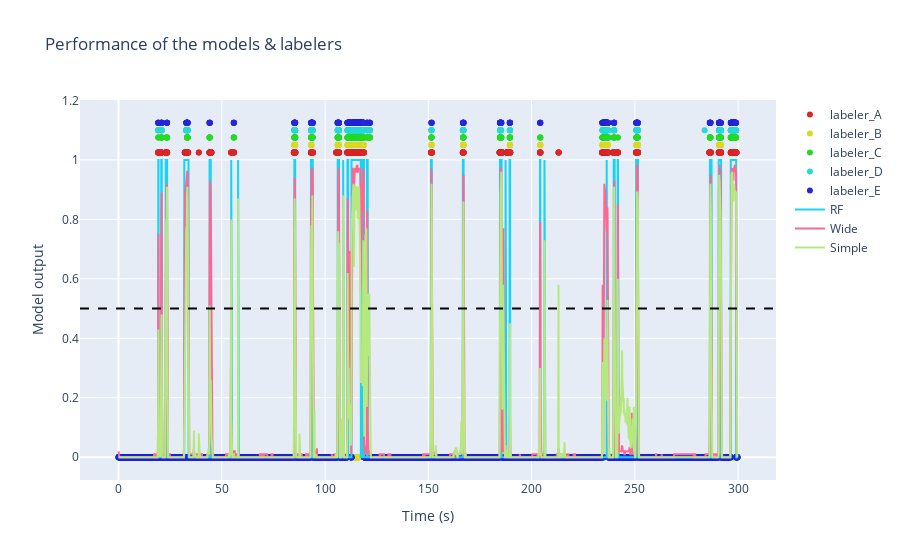

Notebook code cell kept with this figure:
### Markdown cell above
Also, we can see both the models and the labelers performance on an example video

### Code cell
example_path = os.path.join(base, r'docs\examples\colabeled_video')

labelers_example = {
    "labeler_A": "Example_Marian.csv",
    "labeler_B": "Example_Agus.csv",
    "labeler_C": "Example_Santi.csv",
    "labeler_D": "Example_Guille.csv",
    "labeler_E": "Example_Myself.csv"
}

models = {
    "RF": (RF_model, {}),
    "Wide": (model_wide, {"reshaping": True}),
    "Simple": (model_simple, {}),
}

rst.plot_performance_on_video(example_path, models, labelers_example, plot_obj="obj_2")

### Figure 1 — Plotly figure (JSON) as saved in the notebook; plotly's stock layout.template omitted (floating-point values rounded to 4 significant figures; data arrays with more than 128 entries replaced by an {"elided": "..."} marker saying what was removed)
{"data": [{"marker": {"color": "hsl(0, 70%, 50%)"}, "mode": "markers", "name": "labeler_A", "type": "scatter", "x": {"elided": "7493 float values"}, "y": {"elided": "7493 float values"}}, {"marker": {"color": "hsl(60, 70%, 50%)"}, "mode": "markers", "name": "labeler_B", "type": "scatter", "x": {"elided": "7493 float values"}, "y": {"elided": "7493 float values"}}, {"marker": {"color": "hsl(120, 70%, 50%)"}, "mode": "markers", "name": "labeler_C", "type": "scatter", "x": {"elided": "7493 float values"}, "y": {"elided": "7493 float values"}}, {"marker": {"color": "hsl(180, 70%, 50%)"}, "mode": "markers", "name": "labeler_D", "type": "scatter", "x": {"elided": "7493 float values"}, "y": {"elided": "7493 float values"}}, {"marker": {"color": "hsl(240, 70%, 50%)"}, "mode": "markers", "name": "labeler_E", "type": "scatter", "x": {"elided": "7493 float values"}, "y": {"elided": "7493 float values"}}, {"line": {"width": 2}, "mode": "lines", "name": "RF", "type": "scatter", "x": {"elided": "7493 float values"}, "y": {"elided": "7493 int values"}}, {"line": {"width": 2}, "mode": "lines", "name": "Wide", "type": "scatter", "x": {"elided": "7493 float values"}, "y": {"elided": "7493 float values"}}, {"line": {"width": 2}, "mode": "lines", "name": "Simple", "type": "scatter", "x": {"elided": "7493 float values"}, "y": {"elided": "7493 float values"}}], "layout": {"shapes": [{"line": {"color": "black", "dash": "dash"}, "type": "line", "x0": 0, "x1": 1, "xref": "x domain", "y0": 0.5, "y1": 0.5, "yref": "y"}], "showlegend": true, "title": {"text": "Performance of the models & labelers"}, "xaxis": {"title": {"text": "Time (s)"}}, "yaxis": {"title": {"text": "Model output"}}}}
